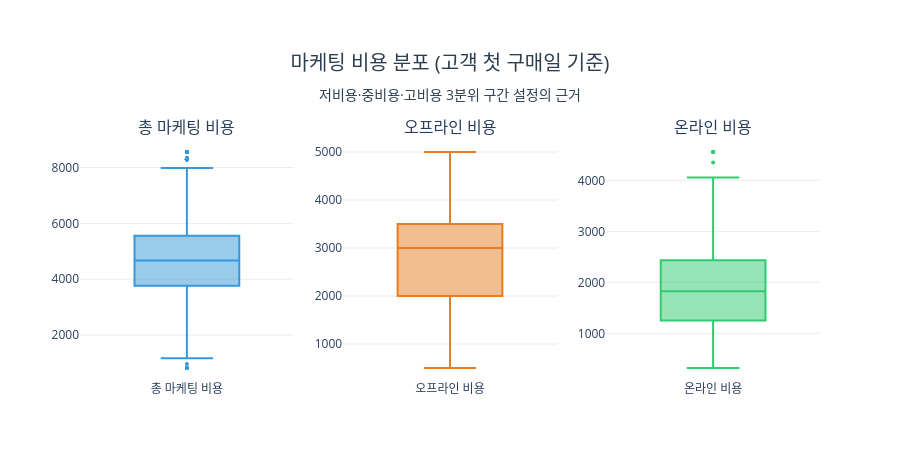

Notebook code for this chart:
### Code cell
cols = [
    ("총마케팅비용", "총 마케팅 비용"),
    ("오프라인비용", "오프라인 비용"),
    ("온라인비용",  "온라인 비용"),
]
colors = ["#3498db", "#e67e22", "#2ecc71"]

fig = make_subplots(rows=1, cols=3, subplot_titles=[c[1] for c in cols])

for ci, (col, label) in enumerate(cols, 1):
    fig.add_trace(
        go.Box(
            y=cost_detail[col],
            name=label,
            boxpoints="outliers",
            marker=dict(color=colors[ci - 1], size=4),
            line=dict(color=colors[ci - 1]),
            showlegend=False,
        ),
        row=1, col=ci,
    )

fig.update_layout(
    title=dict(
        text="마케팅 비용 분포 (고객 첫 구매일 기준)<br>"
             "<sub>저비용·중비용·고비용 3분위 구간 설정의 근거</sub>",
        x=0.5, xanchor="center", font=dict(size=20, color="#2c3e50"),
    ),
    plot_bgcolor="white",
    height=460,
    margin=dict(t=140)
)
fig.update_yaxes(gridcolor="#ececec")
fig.show()

### Figure 1 — Plotly figure (JSON) as saved in the notebook; plotly's stock layout.template omitted (floating-point values rounded to 4 significant figures; data arrays with more than 128 entries replaced by an {"elided": "..."} marker saying what was removed)
{"data": [{"boxpoints": "outliers", "line": {"color": "#3498db"}, "marker": {"color": "#3498db", "size": 4}, "name": "총 마케팅 비용", "showlegend": false, "type": "box", "xaxis": "x", "y": {"elided": "1468 float values"}, "yaxis": "y"}, {"boxpoints": "outliers", "line": {"color": "#e67e22"}, "marker": {"color": "#e67e22", "size": 4}, "name": "오프라인 비용", "showlegend": false, "type": "box", "xaxis": "x2", "y": {"elided": "1468 int values"}, "yaxis": "y2"}, {"boxpoints": "outliers", "line": {"color": "#2ecc71"}, "marker": {"color": "#2ecc71", "size": 4}, "name": "온라인 비용", "showlegend": false, "type": "box", "xaxis": "x3", "y": {"elided": "1468 float values"}, "yaxis": "y3"}], "layout": {"annotations": [{"font": {"size": 16}, "showarrow": false, "text": "총 마케팅 비용", "x": 0.1444, "xanchor": "center", "xref": "paper", "y": 1, "yanchor": "bottom", "yref": "paper"}, {"font": {"size": 16}, "showarrow": false, "text": "오프라인 비용", "x": 0.5, "xanchor": "center", "xref": "paper", "y": 1, "yanchor": "bottom", "yref": "paper"}, {"font": {"size": 16}, "showarrow": false, "text": "온라인 비용", "x": 0.8556, "xanchor": "center", "xref": "paper", "y": 1, "yanchor": "bottom", "yref": "paper"}], "height": 460, "margin": {"t": 140}, "plot_bgcolor": "white", "title": {"font": {"color": "#2c3e50", "size": 20}, "text": "마케팅 비용 분포 (고객 첫 구매일 기준)<br><sub>저비용·중비용·고비용 3분위 구간 설정의 근거</sub>", "x": 0.5, "xanchor": "center"}, "xaxis": {"anchor": "y", "domain": [0, 0.2889]}, "xaxis2": {"anchor": "y2", "domain": [0.3556, 0.6444]}, "xaxis3": {"anchor": "y3", "domain": [0.7111, 1]}, "yaxis": {"anchor": "x", "domain": [0, 1], "gridcolor": "#ececec"}, "yaxis2": {"anchor": "x2", "domain": [0, 1], "gridcolor": "#ececec"}, "yaxis3": {"anchor": "x3", "domain": [0, 1], "gridcolor": "#ececec"}}}
